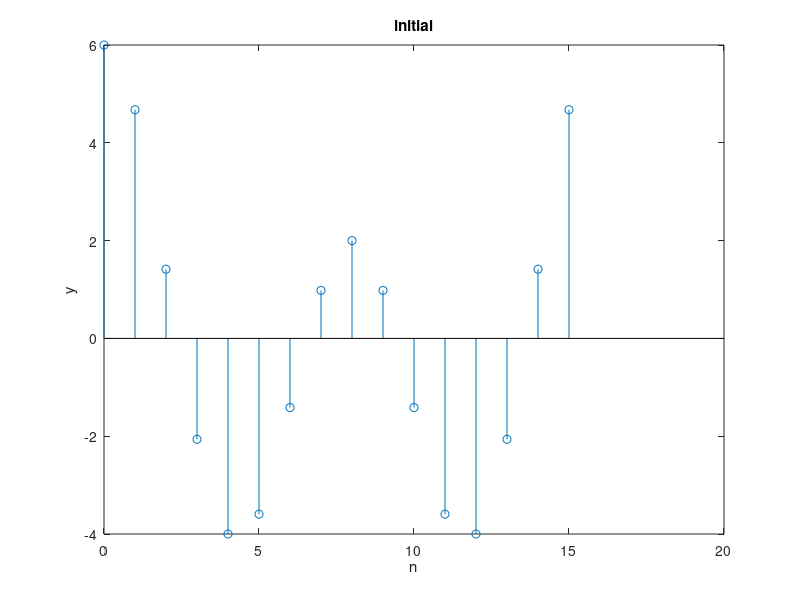
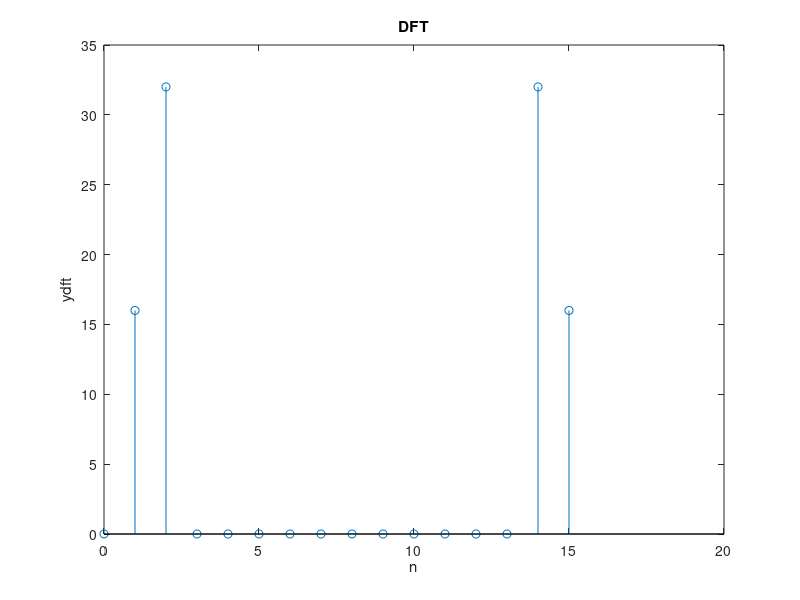
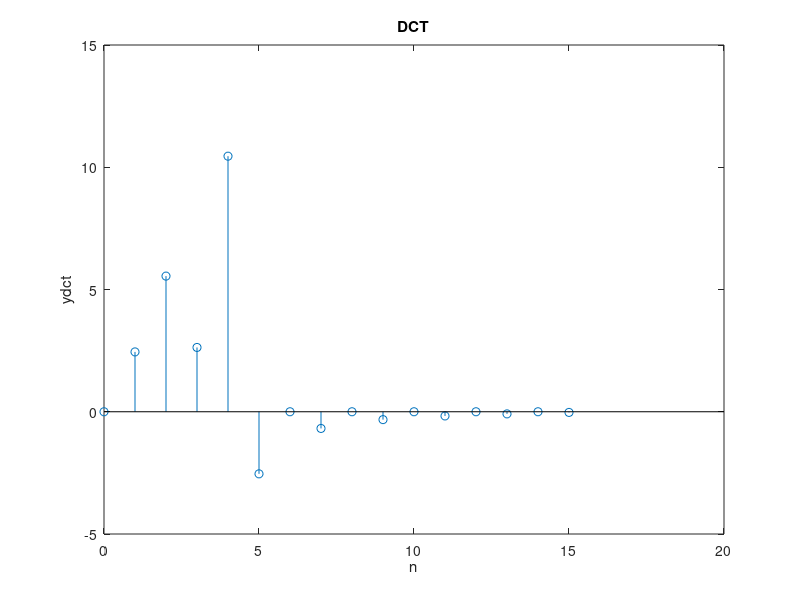

Source code (MATLAB) for these figures, in order:
clc;clear;close all;
n=0:15;

x(n+1)=2*cos(pi/8*n)+4*cos(pi/4*n);
figure(1);
stem(n,x);
xlabel('n');ylabel('y');
title('initial');


ydft=fft(x);
figure(2);
stem(n,abs(ydft));
xlabel('n');ylabel('ydft');
title('DFT');

ydct=dct(x);
figure(3);
stem(n,ydct);
xlabel('n');ylabel('ydct');
title('DCT');